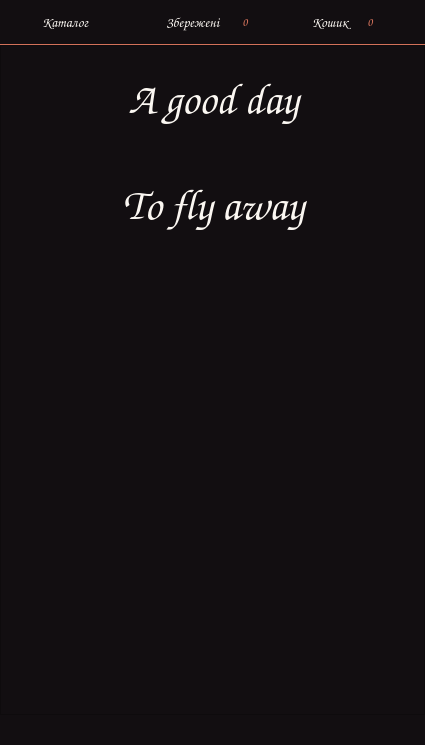
<?xml version="1.0" encoding="UTF-8"?>
<ui version="4.0">
 <class>MainWindow</class>
 <widget class="QMainWindow" name="MainWindow">
  <property name="geometry">
   <rect>
    <x>0</x>
    <y>0</y>
    <width>425</width>
    <height>745</height>
   </rect>
  </property>
  <property name="windowTitle">
   <string>Каталог товарів</string>
  </property>
  <property name="styleSheet">
   <string notr="true">background-color: #120E11;</string>
  </property>
  <widget class="QWidget" name="centralwidget">
   <widget class="QGroupBox" name="navbar">
    <property name="geometry">
     <rect>
      <x>0</x>
      <y>0</y>
      <width>425</width>
      <height>45</height>
     </rect>
    </property>
    <property name="font">
     <font>
      <family>Comic Sans MS</family>
     </font>
    </property>
    <property name="styleSheet">
     <string notr="true">QGroupBox {border: none; border-bottom: 1px solid #D3715A; background-color: #120E11;}</string>
    </property>
    <property name="title">
     <string/>
    </property>
    <widget class="QPushButton" name="btnCatalog">
     <property name="geometry">
      <rect>
       <x>30</x>
       <y>10</y>
       <width>70</width>
       <height>25</height>
      </rect>
     </property>
     <property name="font">
      <font>
       <family>Comic Sans MS</family>
       <pointsize>-1</pointsize>
      </font>
     </property>
     <property name="styleSheet">
      <string notr="true">QPushButton {color: #FBF7F2; background: transparent; border: none; font-size: 14px;}</string>
     </property>
     <property name="text">
      <string>Каталог</string>
     </property>
    </widget>
    <widget class="QPushButton" name="btnSaved">
     <property name="geometry">
      <rect>
       <x>150</x>
       <y>10</y>
       <width>85</width>
       <height>25</height>
      </rect>
     </property>
     <property name="font">
      <font>
       <family>Comic Sans MS</family>
       <pointsize>-1</pointsize>
      </font>
     </property>
     <property name="styleSheet">
      <string notr="true">QPushButton {color: #FBF7F2; background-color: transparent; border: none; font-size: 14px;}</string>
     </property>
     <property name="text">
      <string>Збережені</string>
     </property>
    </widget>
    <widget class="QLabel" name="lblSavedCounter">
     <property name="geometry">
      <rect>
       <x>235</x>
       <y>12</y>
       <width>20</width>
       <height>20</height>
      </rect>
     </property>
     <property name="font">
      <font>
       <family>Comic Sans MS</family>
       <bold>true</bold>
      </font>
     </property>
     <property name="styleSheet">
      <string notr="true">QLabel {color: #D3715A; font-weight: bold;}</string>
     </property>
     <property name="text">
      <string>0</string>
     </property>
     <property name="alignment">
      <set>Qt::AlignmentFlag::AlignCenter</set>
     </property>
    </widget>
    <widget class="QPushButton" name="btnCart">
     <property name="geometry">
      <rect>
       <x>300</x>
       <y>10</y>
       <width>60</width>
       <height>25</height>
      </rect>
     </property>
     <property name="font">
      <font>
       <family>Comic Sans MS</family>
       <pointsize>-1</pointsize>
      </font>
     </property>
     <property name="styleSheet">
      <string notr="true">QPushButton {color: #FBF7F2; background: transparent; border: none; font-size: 14px;}</string>
     </property>
     <property name="text">
      <string>Кошик</string>
     </property>
    </widget>
    <widget class="QLabel" name="lblCartCounter">
     <property name="geometry">
      <rect>
       <x>360</x>
       <y>12</y>
       <width>20</width>
       <height>20</height>
      </rect>
     </property>
     <property name="font">
      <font>
       <family>Comic Sans MS</family>
       <bold>true</bold>
      </font>
     </property>
     <property name="styleSheet">
      <string notr="true">QLabel {color: #D3715A; font-weight: bold;}</string>
     </property>
     <property name="text">
      <string>0</string>
     </property>
     <property name="alignment">
      <set>Qt::AlignmentFlag::AlignCenter</set>
     </property>
    </widget>
   </widget>
   <widget class="QScrollArea" name="scrollArea">
    <property name="geometry">
     <rect>
      <x>0</x>
      <y>45</y>
      <width>425</width>
      <height>670</height>
     </rect>
    </property>
    <property name="verticalScrollBarPolicy">
     <enum>Qt::ScrollBarPolicy::ScrollBarAlwaysOff</enum>
    </property>
    <property name="horizontalScrollBarPolicy">
     <enum>Qt::ScrollBarPolicy::ScrollBarAlwaysOff</enum>
    </property>
    <property name="widgetResizable">
     <bool>true</bool>
    </property>
    <widget class="QWidget" name="scrollAreaWidgetContents">
     <property name="geometry">
      <rect>
       <x>0</x>
       <y>0</y>
       <width>423</width>
       <height>668</height>
      </rect>
     </property>
     <widget class="QLabel" name="intro_title">
      <property name="geometry">
       <rect>
        <x>62</x>
        <y>0</y>
        <width>301</width>
        <height>106</height>
       </rect>
      </property>
      <property name="font">
       <font>
        <family>Comic Sans MS</family>
        <pointsize>32</pointsize>
       </font>
      </property>
      <property name="styleSheet">
       <string notr="true">QLabel { color: #FBF7F2; }</string>
      </property>
      <property name="text">
       <string>A good day</string>
      </property>
      <property name="alignment">
       <set>Qt::AlignmentFlag::AlignCenter</set>
      </property>
     </widget>
     <widget class="QLabel" name="intro_subtitle">
      <property name="geometry">
       <rect>
        <x>57</x>
        <y>106</y>
        <width>311</width>
        <height>106</height>
       </rect>
      </property>
      <property name="font">
       <font>
        <family>Comic Sans MS</family>
        <pointsize>32</pointsize>
        <bold>true</bold>
       </font>
      </property>
      <property name="styleSheet">
       <string notr="true">QLabel { color: #FBF7F2; }</string>
      </property>
      <property name="text">
       <string>To fly away</string>
      </property>
      <property name="alignment">
       <set>Qt::AlignmentFlag::AlignCenter</set>
      </property>
     </widget>
     <widget class="QLabel" name="intro">
      <property name="geometry">
       <rect>
        <x>110</x>
        <y>212</y>
        <width>310</width>
        <height>413</height>
       </rect>
      </property>
      <property name="pixmap">
       <pixmap>assets/intro.png</pixmap>
      </property>
      <property name="scaledContents">
       <bool>true</bool>
      </property>
      <property name="alignment">
       <set>Qt::AlignmentFlag::AlignCenter</set>
      </property>
     </widget>
    </widget>
   </widget>
  </widget>
  <widget class="QMenuBar" name="menubar">
   <property name="geometry">
    <rect>
     <x>0</x>
     <y>0</y>
     <width>425</width>
     <height>26</height>
    </rect>
   </property>
  </widget>
  <widget class="QStatusBar" name="statusbar"/>
 </widget>
 <resources/>
 <connections/>
</ui>
